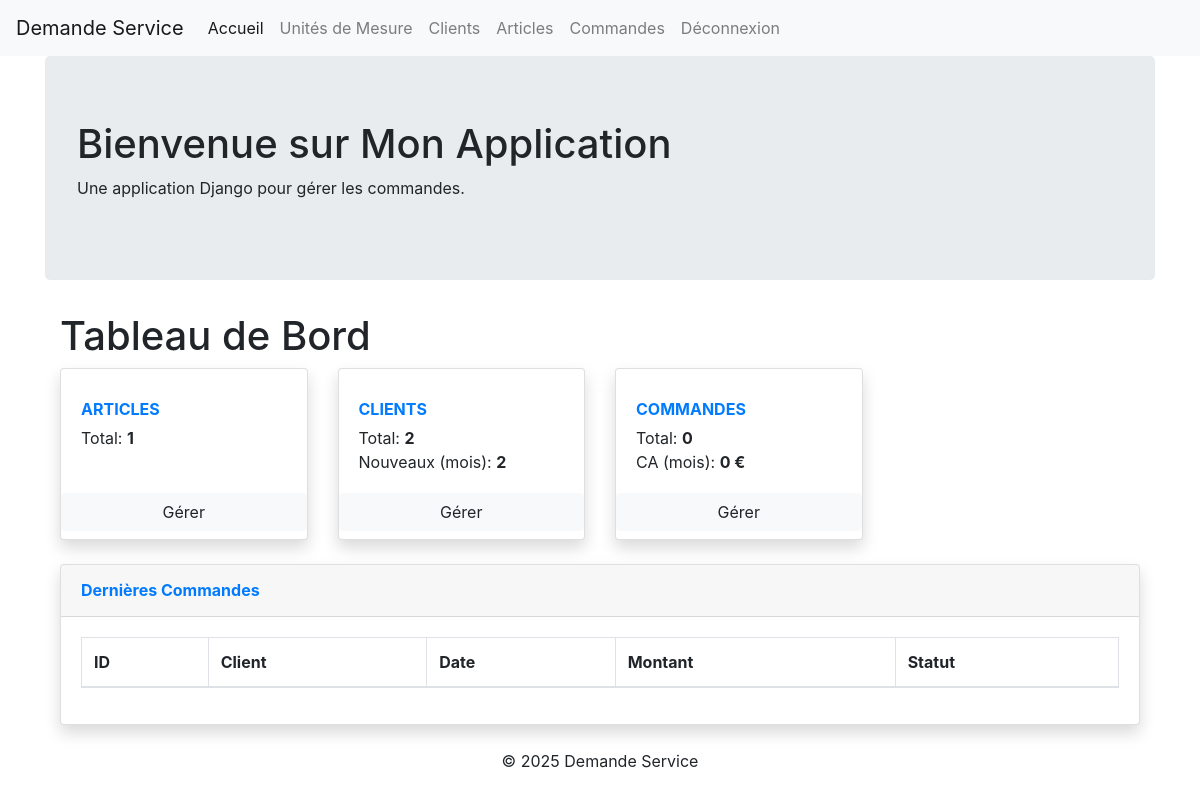
Before: / (signed in) with the older database file.
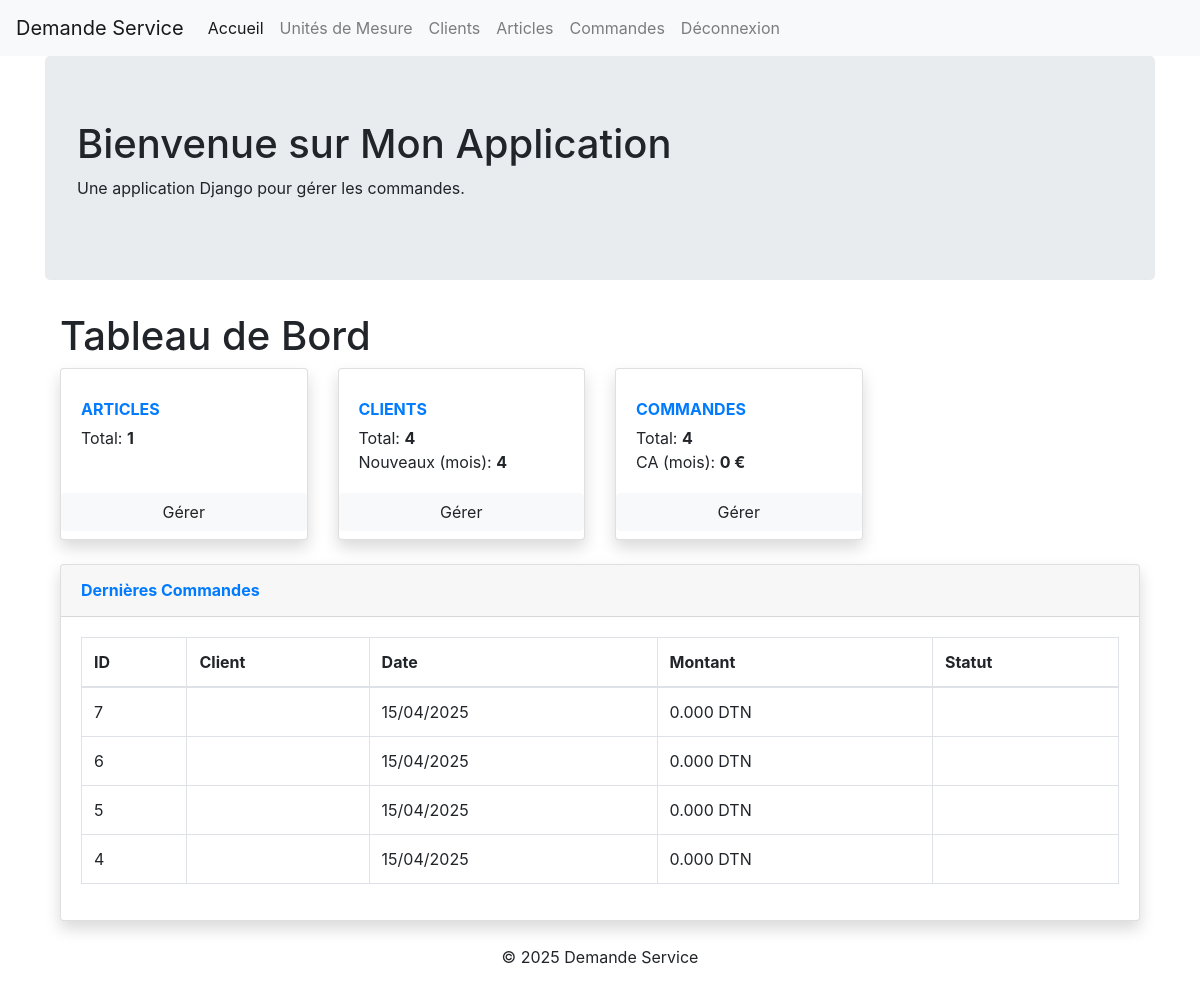
After: the same page with the newer database file.
### commandes/models.py (models this page shows, shortened)
class Commande(models.Model):
    client = models.ForeignKey(User, on_delete=models.CASCADE)
    article = models.ForeignKey(Article, on_delete=models.CASCADE)
    date_prise_en_charge = models.DateTimeField(default=timezone.now, null=True, blank=True) # Date de prise en charge de la commande
    date_retour_prevue = models.DateTimeField(null=True, blank=True) # Date de retour prévue de la commande
    prix = models.DecimalField(max_digits=10, decimal_places=2, null=True, blank=True) # Prix de l'article
    statut_paiement = models.CharField(max_length=20, null=True, blank=True)
    date_commande = models.DateTimeField(default=timezone.now, null=True, blank=True) # Date de la commande
    montant = models.DecimalField(max_digits=10, decimal_places=3, default=0, null=True, blank=True) # Montant total de la commande
    confirme = models.BooleanField(default=False) # confirmation de la commande
    date_confirmation = models.DateTimeField(null=True, blank=True) # Date de confirmation de la commande

### dashboard/views.py (the view)
# urls.py: path('', views.dashboard, name='accueil'),
def dashboard(request):
    total_articles = Article.objects.count()
    total_clients = Client.objects.count()
    new_clients = Client.objects.filter(date_creation__month=timezone.now().month).count()
    total_commandes = Commande.objects.count()
    commandes_month = Commande.objects.filter(
        date_commande__month=timezone.now().month
    ).aggregate(
        total=Sum('montant'),
        count=Count('id')
    )
    context = {
        'applications': [
            {
                'name': 'articles',
                'url': 'articles:article_list',
                'icon': 'box',
                'stats': {
                    'Total': total_articles,
                }
            },
            {
                'name': 'clients',
                'url': 'clients:client_list',
                'icon': 'users',
                'stats': {
                    'Total': total_clients,
                    'Nouveaux (mois)': new_clients
                }
            },
            {
                'name': 'commandes',
                'url': 'commandes:commande_list',
                'icon': 'shopping-cart',
                'stats': {
                    'Total': total_commandes,
                    'CA (mois)': f"{commandes_month['total'] or 0} €"
                }
            }
        ],
        'commandes_recentes': Commande.objects.all().order_by('-date_commande')[:5]
    }
    return render(request, 'dashboard/dashboard.html', context)

### dashboard/templates/dashboard/dashboard.html (shortened to what this page needs)
{% extends 'base.html' %}
{% load static %}
{% block content %}
<div class="container-fluid">
    <h1 class="mt-4">Tableau de Bord</h1>
    {% if user.is_authenticated %}
        {% if user.is_superuser %}
            <div class="row">
                {% for app in applications %}
                <div class="col-xl-3 col-md-6 mb-4">
                    <div class="card border-left-primary shadow h-100 py-2">
                        <div class="card-body">
                            <div class="row no-gutters align-items-center">
                                <div class="col mr-2">
                                    <div class="text-xs font-weight-bold text-primary text-uppercase mb-1">
                                        {{ app.name }}
                                    </div>
                                    <div class="h5 mb-0 font-weight-bold text-gray-800">
                                        {% for stat, value in app.stats.items %}
                                            <small>{{ stat }}: <strong>{{ value }}</strong></small><br>
                                        {% endfor %}
                                    </div>
                                </div>
                            </div>
                        </div>
                        <a href="{% url app.url %}" class="btn btn-light btn-block">Gérer</a>
                    </div>
                </div>
                {% endfor %}
            </div>
            <div class="card shadow mb-4">
                <div class="card-header py-3">
                    <h6 class="m-0 font-weight-bold text-primary">Dernières Commandes</h6>
                </div>
                <div class="card-body">
                    <div class="table-responsive">
                        <table class="table table-bordered">
                            <thead>
                                <tr>
                                    <th>ID</th>
                                    <th>Client</th>
                                    <th>Date</th>
                                    <th>Montant</th>
                                    <th>Statut</th>
                                </tr>
                            </thead>
                            <tbody>
                                {% for cmd in commandes_recentes %}
                                <tr>
                                    <td>{{ cmd.id }}</td>
                                    <td>{{ cmd.client.nom }}</td>
                                    <td>{{ cmd.date_commande|date:"d/m/Y" }}</td>
                                    <td>{{ cmd.montant }} DTN</td>
                                    <td>
                                        <span class="badge badge-{{ cmd.get_statut_display|lower }}">
                                        </span>
                                    </td>
                                </tr>
                                {% endfor %}
                            </tbody>
                        </table>
                    </div>
                </div>
            </div>
        {% else %}
            <h1>Bienvenue, {{ user.username }}</h1>
            <p>Voici votre tableau de bord personnalisé.</p>
        {% endif %}
    {% else %}
        <h1>Publicité</h1>
        <p>Découvrez nos offres exceptionnelles !</p>
    {% endif %}
</div>
{% endblock %}

### templates/base.html (shortened to what this page needs)
<!DOCTYPE html>
<html lang="fr">
<head>
    <link rel="stylesheet" href="https://stackpath.bootstrapcdn.com/bootstrap/4.5.2/css/bootstrap.min.css">
</head>
<body>
    {% include '_includes/_nav.html' %}
    <div class="container">
        {% include '_includes/_header.html' %}
        {% block content %}{% endblock %}
        {% include '_includes/_footer.html' %}
    </div>
</body>
</html>

### templates/_includes/_nav.html (shortened to what this page needs)
<nav class="navbar navbar-expand-lg navbar-light bg-light">
    <a class="navbar-brand" href="{% url 'dashboard:accueil' %}">Demande Service</a>
    <div class="collapse navbar-collapse" id="navbarNav">
        <ul class="navbar-nav">
            <li class="nav-item active">
                <a class="nav-link" href="{% url 'dashboard:accueil' %}">Accueil</a>
                {% if request.user.is_staff %}
                    <li>
                        <a class="nav-link" href="{% url 'unites:unite_mesure_list' %}">Unités de Mesure</a>
                    </li>
                {% endif %}
            </li>
            {% if user.is_authenticated %}
                {% if user.is_superuser %}
                    <li class="nav-item">
                        <a class="nav-link" href="{% url 'clients:client_list' %}">Clients</a>
                    </li>
                    <li class="nav-item">
                        <a class="nav-link" href="{% url 'articles:article_list' %}">Articles</a>
                    </li>
                    <li class="nav-item">
                        <a class="nav-link" href="{% url 'commandes:commande_list' %}">Commandes</a>
                    </li>
                {% else %}
                    <li class="nav-item">
                        <a class="nav-link" href="{% url 'commandes:commande_list' %}">Commandes</a>
                    </li>
                {% endif %}
                <li class="nav-item">
                    <a class="nav-link" href="{% url 'clients_auth:logout' %}">Déconnexion</a>
                </li>
            {% endif %}
        </ul>
    </div>
</nav>

### templates/_includes/_header.html
<header class="jumbotron">
    <h1>Bienvenue sur Mon Application</h1>
    <p>Une application Django pour gérer les commandes.</p>
</header>

### templates/_includes/_footer.html
<footer class="text-center">
    <p>&copy; 2025 Demande Service</p>
</footer>

Changed rows visible on the page:
added Commande: id "7", date_commande "15/04/2025", montant "0.000"
added Commande: id "6", date_commande "15/04/2025", montant "0.000"
added Commande: id "5", date_commande "15/04/2025", montant "0.000"
added Commande: id "4", date_commande "15/04/2025", montant "0.000"
Other visible differences:
list line gone: "Total : 2 Nouveaux (mois) : 2"
new list line: "Total : 4 Nouveaux (mois) : 4"
list line gone: "Total : 0"
new list line: "Total : 4"
